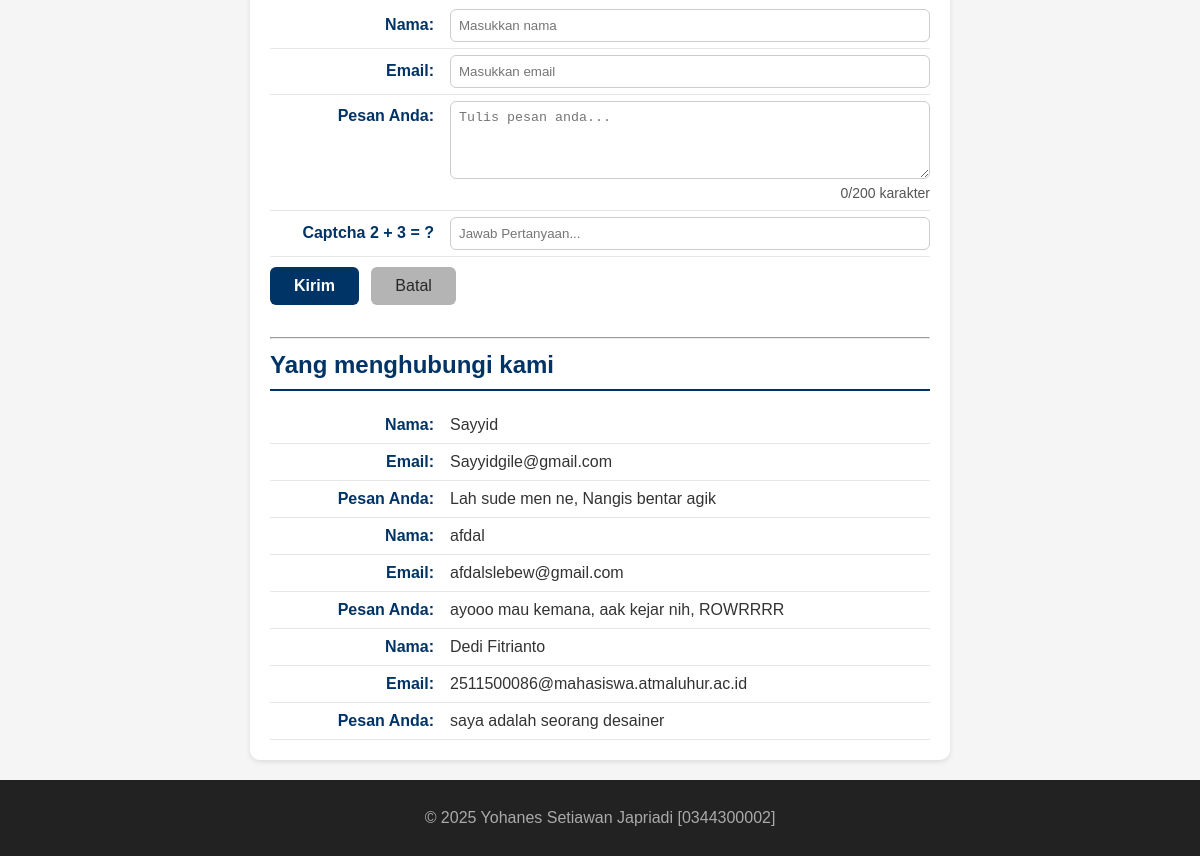
Before: / (lower part) with the older database file.
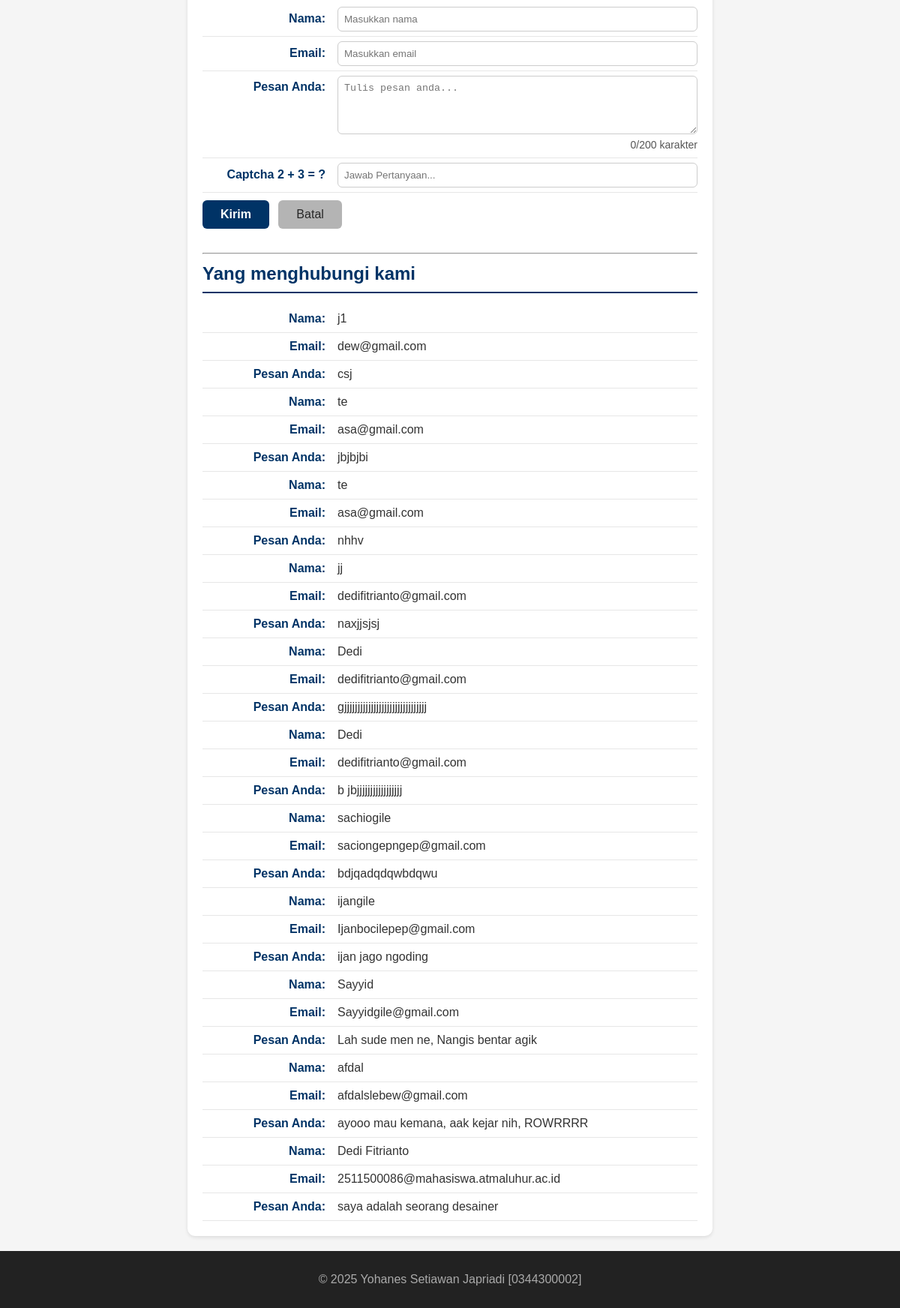
After: the same page with the newer database file.
### tables this page shows
CREATE TABLE `tbl_tamu` (
  `cid` int(11) NOT NULL,
  `cnama` varchar(100) DEFAULT NULL,
  `cemail` varchar(100) DEFAULT NULL,
  `cpesan` text,
  `dcreated_at` datetime NOT NULL DEFAULT CURRENT_TIMESTAMP
);

### fungsi.php (the view, shortened to what this page needs)
<?php
function bersihkan($str)
{
  return htmlspecialchars(trim($str));
}
function tampilkanBiodata($conf, $arr)
{
  $html = "";
  foreach ($conf as $k => $v) {
    $label = $v["label"];
    $nilai = bersihkan($arr[$k] ?? '');
    $suffix = $v["suffix"];
    $html .= "<p><strong>{$label}</strong> {$nilai}{$suffix}</p>";
  }
  return $html;
}

### index.php (shortened to what this page needs)
<?php
require_once __DIR__ . '/fungsi.php';
?>
<!DOCTYPE html>
<html lang="en">
<head>
  <link rel="stylesheet" href="style.css">
</head>
<body>
  <main>
    <?php
    $biodata = $_SESSION["biodata"] ?? [];
    $fieldConfig = [
      "nim" => ["label" => "NIM:", "suffix" => ""],
      "nama" => ["label" => "Nama Lengkap:", "suffix" => " &#128526;"],
      "tempat" => ["label" => "Tempat Lahir:", "suffix" => ""],
      "tanggal" => ["label" => "Tanggal Lahir:", "suffix" => ""],
      "hobi" => ["label" => "Hobi:", "suffix" => " &#127926;"],
      "pasangan" => ["label" => "Pasangan:", "suffix" => " &hearts;"],
      "pekerjaan" => ["label" => "Pekerjaan:", "suffix" => " &copy; 2025"],
      "ortu" => ["label" => "Nama Orang Tua:", "suffix" => ""],
      "kakak" => ["label" => "Nama Kakak:", "suffix" => ""],
      "adik" => ["label" => "Nama Adik:", "suffix" => ""],
    ];
    ?>
      <?= tampilkanBiodata($fieldConfig, $biodata) ?>
    <?php
    $old = $_SESSION['old'] ?? [];
    ?>
    <section id="contact">
      <form action="proses.php" method="POST">
        <label for="txtNama"><span>Nama:</span>
          <input type="text" id="txtNama" name="txtNama" placeholder="Masukkan nama"
            required autocomplete="name"
            value="<?= isset($old['nama']) ? htmlspecialchars($old('nama')) : '' ?>">
        </label>
        <label for="txtEmail"><span>Email:</span>
          <input type="email" id="txtEmail" name="txtEmail" placeholder="Masukkan email"
            required autocomplete="email"
            value="<?= isset($old['email']) ? htmlspecialchars($old['email']) : '' ?>">
        </label>
        <label for="txtPesan"><span>Pesan Anda:</span>
          <textarea id="txtPesan" name="txtPesan" rows="4" placeholder="Tulis pesan anda..."
            required><?= isset($old['pesan']) ? htmlspecialchars($old['email']) : ''?></textarea>
          <small id="charCount">0/200 karakter</small>
        </label>
        <label for="txtCaptcha"><span>Captcha 2 + 3 = ?</span>
          <input type="number" id="txtCaptcha" name="txtCaptcha"
            placeholder="Jawab Pertanyaan..." required>
        </label>
        <button type="submit">Kirim</button>
        <button type="reset">Batal</button>
      </form>
      <?php
      $fieldContact = [
      "nama" => ["label" => "Nama:", "suffix" => ""],
      "email" => ["label" => "Email:", "suffix" => ""],
      "pesan" => ["label" => "Pesan Anda:", "suffix" => ""]
      ];
      ?>
      <br>
      <hr>
      <h2>Yang menghubungi kami</h2>
      <?php include 'read_inc.php'; ?>
    </section>
  </main>
  <footer>
    <p>&copy; 2025 Yohanes Setiawan Japriadi [0344300002]</p>
  </footer>
</body>
</html>

### read_inc.php (shortened to what this page needs)
<?php
require 'koneksi.php';
$sql = "SELECT * FROM tbl_tamu ORDER BY cid DESC";
$q = mysqli_query($conn, $sql);
if (!$q) {
    echo "<p>Gagal membaca data tamu: " . htmlspecialchars(mysqli_error($conn)) . "</p>";
} elseif (mysqli_num_rows($q) == 0) {
    echo "<p>Belum ada data tamu yang tersimpan.</p>";
} else {
    while ($row = mysqli_fetch_assoc($q)) {
        $arrContact = [
            "nama"  => $row["cnama"] ?? "",
            "email" => $row["cemail"] ?? "",
            "pesan" => $row["cpesan"] ?? "",
        ];
        echo tampilkanBiodata($fieldContact, $arrContact);
    }
}
?>

### style.css (style rules this page uses)
* { box-sizing: border-box; }
body { margin: 0; font-family: Arial, sans-serif; background: #f5f5f5; color: #333; line-height: 1.5; }
#home, #about, #contact, #biodata { background-color: #ffffff; border-radius: 10px; padding: 20px; max-width: 700px; margin: 20px auto; box-shadow: 0 2px 5px rgba(0, 0, 0, 0.1); }
#home h2, #about h2, #contact h2, #biodata h2 { color: #003366; border-bottom: 2px solid #003366; padding-bottom: 6px; margin-top: 0; margin-bottom: 16px; }
#about p, #contact p, #contact label, #biodata label { display: flex; justify-content: flex-start; align-items: baseline; margin: 0; padding: 6px 0; border-bottom: 1px solid #e6e6e6; }
#about strong, #contact strong, #contact label>span, #biodata label>span { min-width: 180px; color: #003366; font-weight: 600; text-align: right; padding-right: 16px; flex-shrink: 0; }
#contact input, #contact textarea, #biodata input { flex: 1; border: 1px solid #ccc; border-radius: 6px; padding: 8px; color: #000; font-weight: normal; margin: 0; box-sizing: border-box; }
#contact button, #biodata button { margin-top: 10px; display: inline-block; padding: 10px 24px; font-size: 16px; border-radius: 6px; cursor: pointer; border: none; transition: all 0.3s ease; margin-right: 8px; }
#contact button[type="submit"], #biodata button[type="submit"] { background-color: #003366; color: #fff; font-weight: 600; }
#contact button[type="reset"], #biodata button[type="reset"] { background-color: #b4b4b4; color: #272727; font-weight: 500; }
footer { background: #222; color: #aaa; text-align: center; padding: 10px; }

Changed rows visible on the page:
added tbl_tamu: label "Nama:", cnama "j1", label "Email:", cemail "dew@gmail.com", label "Pesan Anda:", cpesan "csj"
added tbl_tamu: label "Nama:", cnama "te", label "Email:", cemail "asa@gmail.com", label "Pesan Anda:", cpesan "jbjbjbi"
added tbl_tamu: label "Nama:", cnama "te", label "Email:", cemail "asa@gmail.com", label "Pesan Anda:", cpesan "nhhv"
added tbl_tamu: label "Nama:", cnama "jj", label "Email:", cemail "dedifitrianto@gmail.com", label "Pesan Anda:", cpesan "naxjjsjsj"
added tbl_tamu: label "Nama:", cnama "Dedi", label "Email:", cemail "dedifitrianto@gmail.com", label "Pesan Anda:", cpesan "gjjjjjjjjjjjjjjjjjjjjjjjjjjjjjjj"
added tbl_tamu: label "Nama:", cnama "Dedi", label "Email:", cemail "dedifitrianto@gmail.com", label "Pesan Anda:", cpesan "b jbjjjjjjjjjjjjjjjjj"
added tbl_tamu: label "Nama:", cnama "sachiogile", label "Email:", cemail "saciongepngep@gmail.com", label "Pesan Anda:", cpesan "bdjqadqdqwbdqwu"
added tbl_tamu: label "Nama:", cnama "ijangile", label "Email:", cemail "Ijanbocilepep@gmail.com", label "Pesan Anda:", cpesan "ijan jago ngoding"
